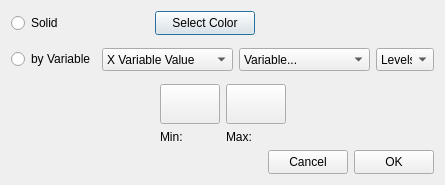
<?xml version="1.0" encoding="UTF-8"?>
<ui version="4.0">
 <class>SelectionStyleColor</class>
 <widget class="QDialog" name="SelectionStyleColor">
  <property name="geometry">
   <rect>
    <x>0</x>
    <y>0</y>
    <width>443</width>
    <height>174</height>
   </rect>
  </property>
  <property name="windowTitle">
   <string>Dialog</string>
  </property>
  <layout class="QGridLayout" name="gridLayout_4">
   <item row="0" column="0">
    <layout class="QHBoxLayout" name="horizontalLayout">
     <item>
      <widget class="QRadioButton" name="solidcolor">
       <property name="text">
        <string>Solid</string>
       </property>
      </widget>
     </item>
     <item>
      <spacer name="horizontalSpacer_2">
       <property name="orientation">
        <enum>Qt::Horizontal</enum>
       </property>
       <property name="sizeHint" stdset="0">
        <size>
         <width>40</width>
         <height>20</height>
        </size>
       </property>
      </spacer>
     </item>
     <item>
      <widget class="QPushButton" name="actionSelectColor">
       <property name="sizePolicy">
        <sizepolicy hsizetype="Expanding" vsizetype="Fixed">
         <horstretch>0</horstretch>
         <verstretch>0</verstretch>
        </sizepolicy>
       </property>
       <property name="minimumSize">
        <size>
         <width>100</width>
         <height>24</height>
        </size>
       </property>
       <property name="maximumSize">
        <size>
         <width>101</width>
         <height>24</height>
        </size>
       </property>
       <property name="font">
        <font>
         <weight>50</weight>
         <bold>false</bold>
        </font>
       </property>
       <property name="text">
        <string>Select Color</string>
       </property>
      </widget>
     </item>
     <item>
      <widget class="QLabel" name="colorLabel">
       <property name="sizePolicy">
        <sizepolicy hsizetype="Expanding" vsizetype="Fixed">
         <horstretch>0</horstretch>
         <verstretch>0</verstretch>
        </sizepolicy>
       </property>
       <property name="minimumSize">
        <size>
         <width>48</width>
         <height>15</height>
        </size>
       </property>
       <property name="maximumSize">
        <size>
         <width>16777215</width>
         <height>16777215</height>
        </size>
       </property>
       <property name="font">
        <font>
         <weight>50</weight>
         <bold>false</bold>
         <underline>false</underline>
        </font>
       </property>
       <property name="autoFillBackground">
        <bool>true</bool>
       </property>
       <property name="text">
        <string/>
       </property>
      </widget>
     </item>
     <item>
      <spacer name="horizontalSpacer_8">
       <property name="orientation">
        <enum>Qt::Horizontal</enum>
       </property>
       <property name="sizeHint" stdset="0">
        <size>
         <width>40</width>
         <height>20</height>
        </size>
       </property>
      </spacer>
     </item>
    </layout>
   </item>
   <item row="1" column="0">
    <layout class="QGridLayout" name="gridLayout_3">
     <item row="0" column="0" colspan="3">
      <layout class="QGridLayout" name="gridLayout">
       <item row="0" column="0">
        <widget class="QRadioButton" name="variablecolor">
         <property name="text">
          <string>by Variable</string>
         </property>
        </widget>
       </item>
       <item row="0" column="1">
        <spacer name="horizontalSpacer_4">
         <property name="orientation">
          <enum>Qt::Horizontal</enum>
         </property>
         <property name="sizeHint" stdset="0">
          <size>
           <width>13</width>
           <height>37</height>
          </size>
         </property>
        </spacer>
       </item>
       <item row="0" column="2">
        <widget class="QComboBox" name="colorvarvaltype">
         <property name="sizePolicy">
          <sizepolicy hsizetype="Expanding" vsizetype="Fixed">
           <horstretch>0</horstretch>
           <verstretch>0</verstretch>
          </sizepolicy>
         </property>
         <property name="minimumSize">
          <size>
           <width>131</width>
           <height>23</height>
          </size>
         </property>
         <property name="maximumSize">
          <size>
           <width>16777215</width>
           <height>16777215</height>
          </size>
         </property>
         <property name="editable">
          <bool>false</bool>
         </property>
         <item>
          <property name="text">
           <string>X Variable Value</string>
          </property>
         </item>
         <item>
          <property name="text">
           <string>Y Variable Value</string>
          </property>
         </item>
        </widget>
       </item>
       <item row="0" column="3">
        <widget class="QComboBox" name="colorvarlist">
         <property name="sizePolicy">
          <sizepolicy hsizetype="Expanding" vsizetype="Fixed">
           <horstretch>0</horstretch>
           <verstretch>0</verstretch>
          </sizepolicy>
         </property>
         <property name="minimumSize">
          <size>
           <width>131</width>
           <height>23</height>
          </size>
         </property>
         <property name="maximumSize">
          <size>
           <width>16777215</width>
           <height>16777215</height>
          </size>
         </property>
         <property name="editable">
          <bool>false</bool>
         </property>
         <item>
          <property name="text">
           <string>Variable...</string>
          </property>
         </item>
        </widget>
       </item>
       <item row="0" column="4">
        <widget class="QComboBox" name="colorvarlevels">
         <property name="sizePolicy">
          <sizepolicy hsizetype="Expanding" vsizetype="Fixed">
           <horstretch>0</horstretch>
           <verstretch>0</verstretch>
          </sizepolicy>
         </property>
         <property name="minimumSize">
          <size>
           <width>58</width>
           <height>23</height>
          </size>
         </property>
         <property name="maximumSize">
          <size>
           <width>16777215</width>
           <height>16777215</height>
          </size>
         </property>
         <property name="editable">
          <bool>false</bool>
         </property>
         <item>
          <property name="text">
           <string>Levels...</string>
          </property>
         </item>
        </widget>
       </item>
      </layout>
     </item>
     <item row="1" column="0">
      <spacer name="horizontalSpacer">
       <property name="orientation">
        <enum>Qt::Horizontal</enum>
       </property>
       <property name="sizeHint" stdset="0">
        <size>
         <width>40</width>
         <height>20</height>
        </size>
       </property>
      </spacer>
     </item>
     <item row="1" column="1">
      <layout class="QGridLayout" name="gridLayout_2">
       <item row="0" column="0">
        <widget class="QPushButton" name="actionSelectColorMin">
         <property name="minimumSize">
          <size>
           <width>60</width>
           <height>40</height>
          </size>
         </property>
         <property name="text">
          <string/>
         </property>
        </widget>
       </item>
       <item row="0" column="1">
        <widget class="QPushButton" name="actionSelectColorMax">
         <property name="minimumSize">
          <size>
           <width>60</width>
           <height>40</height>
          </size>
         </property>
         <property name="text">
          <string/>
         </property>
        </widget>
       </item>
       <item row="1" column="0">
        <widget class="QLabel" name="label">
         <property name="text">
          <string>Min:</string>
         </property>
        </widget>
       </item>
       <item row="1" column="1">
        <widget class="QLabel" name="label_2">
         <property name="text">
          <string>Max:</string>
         </property>
        </widget>
       </item>
      </layout>
     </item>
     <item row="1" column="2">
      <spacer name="horizontalSpacer_5">
       <property name="orientation">
        <enum>Qt::Horizontal</enum>
       </property>
       <property name="sizeHint" stdset="0">
        <size>
         <width>40</width>
         <height>20</height>
        </size>
       </property>
      </spacer>
     </item>
    </layout>
   </item>
   <item row="2" column="0">
    <layout class="QHBoxLayout" name="horizontalLayout_5">
     <item>
      <spacer name="horizontalSpacer_3">
       <property name="orientation">
        <enum>Qt::Horizontal</enum>
       </property>
       <property name="sizeHint" stdset="0">
        <size>
         <width>86</width>
         <height>20</height>
        </size>
       </property>
      </spacer>
     </item>
     <item>
      <widget class="QPushButton" name="cancelButton">
       <property name="minimumSize">
        <size>
         <width>70</width>
         <height>24</height>
        </size>
       </property>
       <property name="text">
        <string>Cancel</string>
       </property>
      </widget>
     </item>
     <item>
      <widget class="QPushButton" name="okButton">
       <property name="minimumSize">
        <size>
         <width>70</width>
         <height>24</height>
        </size>
       </property>
       <property name="text">
        <string>OK</string>
       </property>
      </widget>
     </item>
    </layout>
   </item>
  </layout>
 </widget>
 <resources/>
 <connections/>
</ui>
